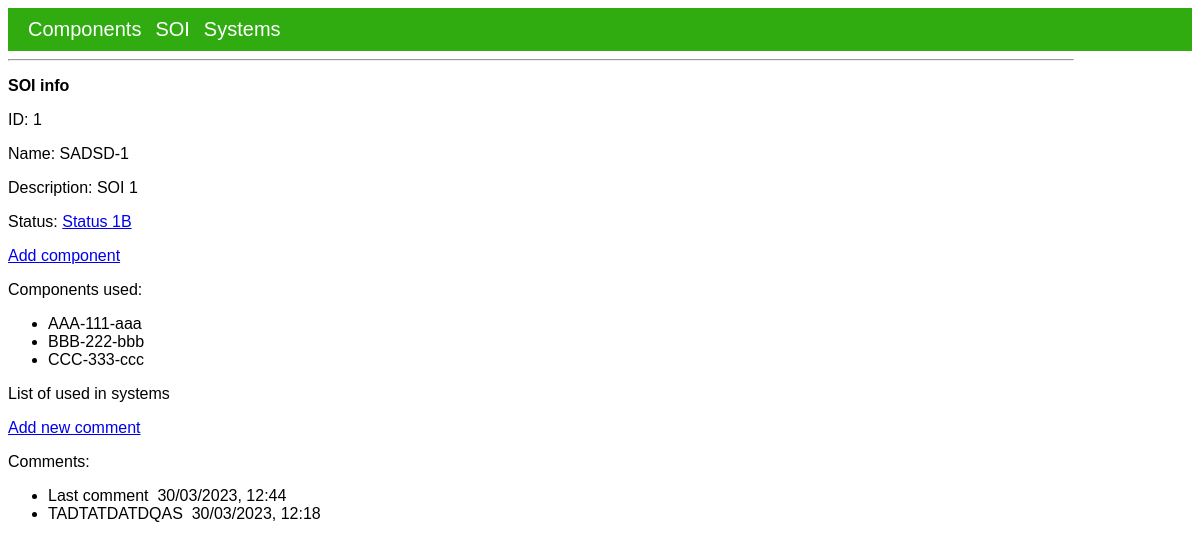
The app's page /soi_view/1 with its own data.
### app/models.py (models this page shows, shortened)
class SOI(db.Model):
    soi_id = db.Column(db.Integer, primary_key=True)
    soi_name = db.Column(db.String(160), unique=True)
    soi_description = db.Column(db.String(160))
    soi_status = db.Column(db.String(160))
    soi_commentss = db.relationship("SoiComment", backref="soi", lazy=True)
    component_joint = db.relationship("ComponentSoi", backref="soi", lazy=True)

class Component(db.Model):
    component_id = db.Column(db.Integer, primary_key=True)
    component_name = db.Column(db.String(160), unique=True)
    component_description = db.Column(db.String(160))
    component_status = db.Column(db.String(160))
    component_comments = db.relationship(
        "ComponentComment", backref="component", lazy=True
    )
    soi_joint = db.relationship("ComponentSoi", backref="component", lazy=True)

class SoiComment(db.Model):
    soi_comment_id = db.Column(db.Integer, primary_key=True)
    what_soi_id = db.Column(db.Integer, db.ForeignKey("soi.soi_id"))
    soi_comment_text = db.Column(db.String(160))
    timestamp_soi_comment = db.Column(db.DateTime, index=True, default=datetime.utcnow)

### app/routes.py (the view)
@app.route("/soi_view/<soi_id>", methods=["GET", "POST"])
def soi_view(soi_id):
    soi = SOI.query.get(soi_id)
    comments_list = SoiComment.query.filter_by(what_soi_id=soi_id).order_by(
        SoiComment.soi_comment_id.desc()
    )
    component_used = ComponentSoi.query.filter_by(what_soi_joint=soi_id).all()
    component_used = [
        Component.query.filter_by(component_id=x.what_comp_joint).first().component_name
        for x in component_used
    ]
    return render_template(
        "view/soi_view.html",
        title=f"{soi.soi_name}",
        soi=soi,
        comments_list=comments_list,
        component_used=component_used,
    )

### app/templates/view/soi_view.html
{% extends "base.html" %}
{% block content %}
<body>
    <b>SOI info</b>
    <p>ID: {{ soi.soi_id }}</p>
    <p>Name: {{ soi.soi_name }}</p>
    <p>Description: {{ soi.soi_description}}</p>
    <p>Status: <a href="{{ url_for('soi_change_status', soi_id=soi.soi_id) }}">{{ soi.soi_status }}</a></p>
    <a href="{{ url_for('add_comp_soi', soi_id=soi.soi_id) }}">Add component</a>
    <p>Components used:</p>
    <ul>
        {% for component in component_used %}
        <li>
            {{ component }}
        </li>
        {% endfor %}
    </ul>
    <p>List of used in systems</p>
    <a href="{{ url_for('add_soi_comment', soi_id=soi.soi_id) }}">Add new comment</a>
    <p>Comments:</p>
    <ul>
        {% for comment in comments_list %}
        <li>
            {{ comment.soi_comment_text }}&nbsp
            {{ comment.timestamp_soi_comment.strftime("%d/%m/%Y, %H:%M") }}
        </li>
        {% endfor %}
    </ul>
</body>
{% endblock %}

### app/static/css/styles.css (style rules this page uses)
a, p, b, li { font-family: Arial, Helvetica, sans-serif; font-size: 16px; }

### records on screen
SOI: soi_id "1", soi_name "SADSD-1", soi_description "SOI 1", soi_status "Status 1B"
Component: component_name "AAA-111-aaa"
Component: component_name "BBB-222-bbb"
Component: component_name "CCC-333-ccc"
SoiComment: soi_comment_text "Last comment", timestamp_soi_comment "30/03/2023, 12:44"
SoiComment: soi_comment_text "TADTATDATDQAS", timestamp_soi_comment "30/03/2023, 12:18"
